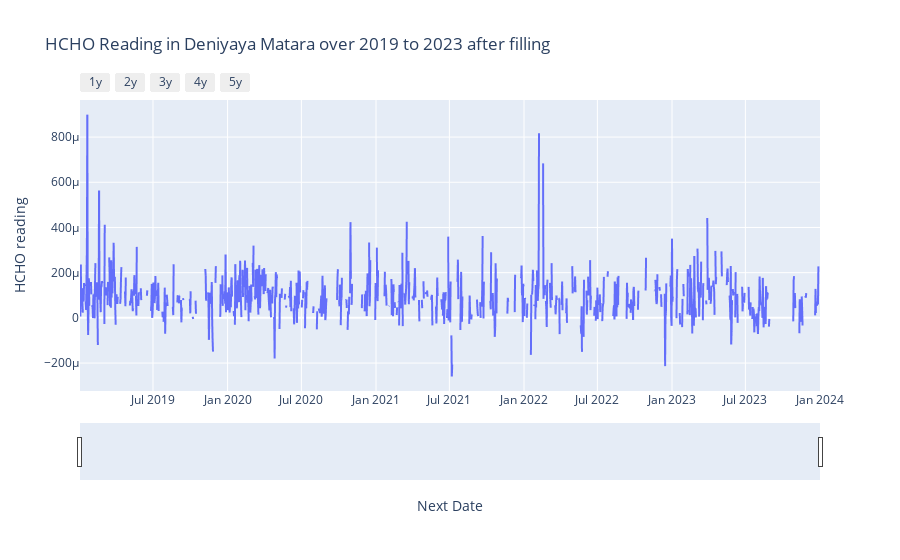

Notebook source saved alongside this figure:
### Code cell
# Plot the HCHO emission in each year in Matara Deniyaya
fig = px.line(MataraDeniyayaData , x="Next Date", y="HCHO reading", title="HCHO Reading in Deniyaya Matara over 2019 to 2023 after filling") 
fig.update_xaxes(
    rangeslider_visible=True,
    rangeselector=dict(
        buttons=list([
            dict(count=1, label="1y", step="year", stepmode="backward"), 
            dict(count=2, label="2y", step="year", stepmode="backward"), 
            dict(count=3, label="3y", step="year", stepmode="backward"), 
            dict(count=4, label="4y", step="year", stepmode="backward"), 
            dict(count=5, label="5y", step="year", stepmode="backward"), 
        ])
    )
)

fig.show()

### Figure 1 — Plotly figure (JSON) as saved in the notebook; plotly's stock layout.template omitted (floating-point values rounded to 4 significant figures; data arrays with more than 128 entries replaced by an {"elided": "..."} marker saying what was removed)
{"data": [{"hovertemplate": "Next Date=%{x}<br>HCHO reading=%{y}<extra></extra>", "legendgroup": "", "line": {"color": "#636efa", "dash": "solid"}, "marker": {"symbol": "circle"}, "mode": "lines", "name": "", "showlegend": false, "type": "scattergl", "x": {"elided": "1826 str values"}, "xaxis": "x", "y": {"elided": "1826 float values"}, "yaxis": "y"}], "layout": {"legend": {"tracegroupgap": 0}, "title": {"text": "HCHO Reading in Deniyaya Matara over 2019 to 2023 after filling"}, "xaxis": {"anchor": "y", "domain": [0, 1], "rangeselector": {"buttons": [{"count": 1, "label": "1y", "step": "year", "stepmode": "backward"}, {"count": 2, "label": "2y", "step": "year", "stepmode": "backward"}, {"count": 3, "label": "3y", "step": "year", "stepmode": "backward"}, {"count": 4, "label": "4y", "step": "year", "stepmode": "backward"}, {"count": 5, "label": "5y", "step": "year", "stepmode": "backward"}]}, "rangeslider": {"visible": true}, "title": {"text": "Next Date"}}, "yaxis": {"anchor": "x", "domain": [0, 1], "title": {"text": "HCHO reading"}}}}
